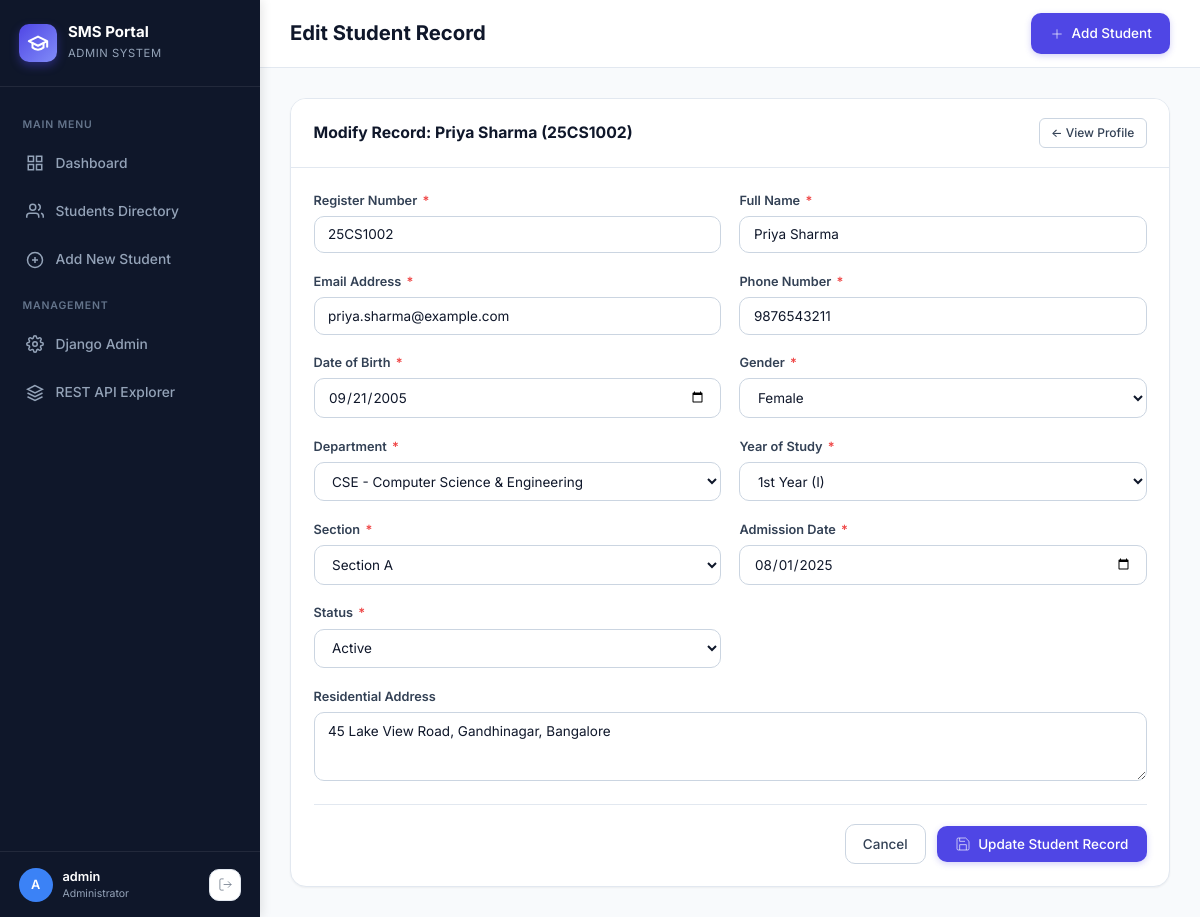
Page /students/2/edit/ (signed in) on the committed database.
### students/models.py (models this page shows, shortened)
class Student(models.Model):
    GENDER_CHOICES = [
        ('Male', 'Male'),
        ('Female', 'Female'),
        ('Other', 'Other'),
    ]
    DEPARTMENT_CHOICES = [
        ('AI&DS', 'Artificial Intelligence & Data Science'),
        ('CSE', 'Computer Science & Engineering'),
        ('IT', 'Information Technology'),
        ('ECE', 'Electronics & Communication Engineering'),
        ('EEE', 'Electrical & Electronics Engineering'),
        ('MECH', 'Mechanical Engineering'),
        ('CIVIL', 'Civil Engineering'),
    ]
    YEAR_CHOICES = [
        ('I', '1st Year (I)'),
        ('II', '2nd Year (II)'),
        ('III', '3rd Year (III)'),
        ('IV', '4th Year (IV)'),
    ]
    SECTION_CHOICES = [
        ('A', 'Section A'),
        ('B', 'Section B'),
        ('C', 'Section C'),
    ]
    STATUS_CHOICES = [
        ('Active', 'Active'),
        ('Inactive', 'Inactive'),
    ]
    register_number = models.CharField(
        max_length=20,
        unique=True,
        db_index=True,
        verbose_name="Register Number",
        help_text="Unique student registration/roll number (e.g., 25AD3018)"
    )
    name = models.CharField(
        max_length=100,
        verbose_name="Full Name"
    )
    email = models.EmailField(
        max_length=100,
        unique=True,
        verbose_name="Email Address"
    )
    phone = models.CharField(
        max_length=15,
        verbose_name="Phone Number",
        help_text="10-digit mobile number"
    )
    date_of_birth = models.DateField(
        verbose_name="Date of Birth"
    )
    gender = models.CharField(
        max_length=10,
        choices=GENDER_CHOICES,
        default='Male',
        verbose_name="Gender"
    )
    department = models.CharField(
        max_length=50,
        choices=DEPARTMENT_CHOICES,
        default='AI&DS',
        verbose_name="Department"
    )
    year = models.CharField(
        max_length=5,
        choices=YEAR_CHOICES,
        default='I',
        verbose_name="Year"
    )
    section = models.CharField(
        max_length=5,
        choices=SECTION_CHOICES,
        default='A',
        verbose_name="Section"
    )
    address = models.TextField(
        blank=True,
        null=True,
        verbose_name="Address"
    )
    admission_date = models.DateField(
        verbose_name="Admission Date",
        default=timezone.now
    )
    status = models.CharField(
        max_length=15,
        choices=STATUS_CHOICES,
        default='Active',
        verbose_name="Status"
    )
    created_at = models.DateTimeField(auto_now_add=True, verbose_name="Created At")
    updated_at = models.DateTimeField(auto_now=True, verbose_name="Updated At")
    class Meta:
        ordering = ['-created_at']
        verbose_name = 'Student'
        verbose_name_plural = 'Students'

### students/views.py (the view, shortened to what this page needs)
# urls.py: path('students/<int:pk>/edit/', views.student_edit_view, name='student_edit'),
@login_required
def student_edit_view(request, pk):
    student = get_object_or_404(Student, pk=pk)
    context = {
        'student': student,
        'departments': Student.DEPARTMENT_CHOICES,
        'years': Student.YEAR_CHOICES,
        'sections': Student.SECTION_CHOICES,
        'genders': Student.GENDER_CHOICES,
        'statuses': Student.STATUS_CHOICES,
    }
    return render(request, 'edit_student.html', context)

### templates/edit_student.html (shortened to what this page needs)
{% extends 'base.html' %}
{% block header_title %}Edit Student Record{% endblock %}
{% block content %}
<div class="card" style="max-width: 900px; margin: 0 auto;">
    <div class="card-header">
        <div class="card-title">Modify Record: {{ student.name }} ({{ student.register_number }})</div>
        <a href="{% url 'student_detail' student.pk %}" class="btn btn-secondary btn-sm">&larr; View Profile</a>
    </div>
    <div class="card-body">
        <form id="studentForm" method="POST" action="{% url 'student_edit' student.pk %}" novalidate>
            <div class="form-grid">
                <div class="form-group">
                    <label for="register_number" class="form-label">
                        Register Number <span class="required">*</span>
                    </label>
                    <input
                        type="text"
                        name="register_number"
                        id="register_number"
                        class="form-control {% if errors.register_number %}is-invalid{% endif %}"
                        value="{{ form_data.register_number|default:student.register_number }}"
                        required
                    >
                </div>
                <div class="form-group">
                    <label for="name" class="form-label">
                        Full Name <span class="required">*</span>
                    </label>
                    <input
                        type="text"
                        name="name"
                        id="name"
                        class="form-control {% if errors.name %}is-invalid{% endif %}"
                        value="{{ form_data.name|default:student.name }}"
                        required
                    >
                </div>
                <div class="form-group">
                    <label for="email" class="form-label">
                        Email Address <span class="required">*</span>
                    </label>
                    <input
                        type="email"
                        name="email"
                        id="email"
                        class="form-control {% if errors.email %}is-invalid{% endif %}"
                        value="{{ form_data.email|default:student.email }}"
                        required
                    >
                </div>
                <div class="form-group">
                    <label for="phone" class="form-label">
                        Phone Number <span class="required">*</span>
                    </label>
                    <input
                        type="tel"
                        name="phone"
                        id="phone"
                        class="form-control {% if errors.phone %}is-invalid{% endif %}"
                        value="{{ form_data.phone|default:student.phone }}"
                        required
                    >
                </div>
                <div class="form-group">
                    <label for="date_of_birth" class="form-label">
                        Date of Birth <span class="required">*</span>
                    </label>
                    <input
                        type="date"
                        name="date_of_birth"
                        id="date_of_birth"
                        class="form-control {% if errors.date_of_birth %}is-invalid{% endif %}"
                        value="{{ form_data.date_of_birth|default:student.date_of_birth|date:'Y-m-d' }}"
                        required
                    >
                </div>
                <div class="form-group">
                    <label for="gender" class="form-label">Gender <span class="required">*</span></label>
                    <select name="gender" id="gender" class="form-control" required>
                        {% for code, label in genders %}
                        <option value="{{ code }}" {% if form_data.gender == code or student.gender == code %}selected{% endif %}>{{ label }}</option>
                        {% endfor %}
                    </select>
                </div>
                <div class="form-group">
                    <label for="department" class="form-label">Department <span class="required">*</span></label>
                    <select name="department" id="department" class="form-control" required>
                        {% for code, label in departments %}
                        <option value="{{ code }}" {% if form_data.department == code or student.department == code %}selected{% endif %}>{{ code }} - {{ label }}</option>
                        {% endfor %}
                    </select>
                </div>
                <div class="form-group">
                    <label for="year" class="form-label">Year of Study <span class="required">*</span></label>
                    <select name="year" id="year" class="form-control" required>
                        {% for code, label in years %}
                        <option value="{{ code }}" {% if form_data.year == code or student.year == code %}selected{% endif %}>{{ label }}</option>
                        {% endfor %}
                    </select>
                </div>
                <div class="form-group">
                    <label for="section" class="form-label">Section <span class="required">*</span></label>
                    <select name="section" id="section" class="form-control" required>
                        {% for code, label in sections %}
                        <option value="{{ code }}" {% if form_data.section == code or student.section == code %}selected{% endif %}>{{ label }}</option>
                        {% endfor %}
                    </select>
                </div>
                <div class="form-group">
                    <label for="admission_date" class="form-label">Admission Date <span class="required">*</span></label>
                    <input
                        type="date"
                        name="admission_date"
                        id="admission_date"
                        class="form-control {% if errors.admission_date %}is-invalid{% endif %}"
                        value="{{ form_data.admission_date|default:student.admission_date|date:'Y-m-d' }}"
                        required
                    >
                </div>
                <div class="form-group">
                    <label for="status" class="form-label">Status <span class="required">*</span></label>
                    <select name="status" id="status" class="form-control" required>
                        {% for code, label in statuses %}
                        <option value="{{ code }}" {% if form_data.status == code or student.status == code %}selected{% endif %}>{{ label }}</option>
                        {% endfor %}
                    </select>
                </div>
                <div class="form-group full-width">
                    <label for="address" class="form-label">Residential Address</label>
                    <textarea
                        name="address"
                        id="address"
                        rows="3"
                        class="form-control"
                    >{{ form_data.address|default:student.address|default:'' }}</textarea>
                </div>
            </div>
            <div class="form-actions">
                <a href="{% url 'student_detail' student.pk %}" class="btn btn-secondary">Cancel</a>
                <button type="submit" class="btn btn-primary">
                    <svg viewBox="0 0 24 24" fill="none" stroke="currentColor"><path d="M19 21H5a2 2 0 0 1-2-2V5a2 2 0 0 1 2-2h11l5 5v11a2 2 0 0 1-2 2z"></path><polyline points="17 21 17 13 7 13 7 21"></polyline><polyline points="7 3 7 8 15 8"></polyline></svg>
                    <span>Update Student Record</span>
                </button>
            </div>
        </form>
    </div>
</div>
{% endblock %}

### templates/base.html (shortened to what this page needs)
<!DOCTYPE html>
<html lang="en">
<head>
    {% load static %}
    <link rel="stylesheet" href="{% static 'css/style.css' %}">
</head>
<body>
    <div class="app-container">
        <aside class="sidebar">
            <div class="sidebar-header">
                <div class="sidebar-logo">
                    <svg width="22" height="22" viewBox="0 0 24 24" fill="none" stroke="currentColor" stroke-width="2.2" stroke-linecap="round" stroke-linejoin="round">
                        <path d="M22 10v6M2 10l10-5 10 5-10 5z"></path>
                        <path d="M6 12v5c3 3 9 3 12 0v-5"></path>
                    </svg>
                </div>
                <div class="sidebar-title">
                    <h2>SMS Portal</h2>
                    <span>Admin System</span>
                </div>
            </div>
            <nav class="sidebar-nav">
                <span class="nav-section-label">Main Menu</span>
                <a href="{% url 'dashboard' %}" class="nav-link {% if request.resolver_match.url_name == 'dashboard' %}active{% endif %}">
                    <svg viewBox="0 0 24 24" fill="none" stroke="currentColor"><rect x="3" y="3" width="7" height="7"></rect><rect x="14" y="3" width="7" height="7"></rect><rect x="14" y="14" width="7" height="7"></rect><rect x="3" y="14" width="7" height="7"></rect></svg>
                    <span>Dashboard</span>
                </a>
                <a href="{% url 'student_list' %}" class="nav-link {% if request.resolver_match.url_name == 'student_list' %}active{% endif %}">
                    <svg viewBox="0 0 24 24" fill="none" stroke="currentColor"><path d="M17 21v-2a4 4 0 0 0-4-4H5a4 4 0 0 0-4 4v2"></path><circle cx="9" cy="7" r="4"></circle><path d="M23 21v-2a4 4 0 0 0-3-3.87"></path><path d="M16 3.13a4 4 0 0 1 0 7.75"></path></svg>
                    <span>Students Directory</span>
                </a>
                <a href="{% url 'student_add' %}" class="nav-link {% if request.resolver_match.url_name == 'student_add' %}active{% endif %}">
                    <svg viewBox="0 0 24 24" fill="none" stroke="currentColor"><circle cx="12" cy="12" r="10"></circle><line x1="12" y1="8" x2="12" y2="16"></line><line x1="8" y1="12" x2="16" y2="12"></line></svg>
                    <span>Add New Student</span>
                </a>
                <span class="nav-section-label">Management</span>
                <a href="/admin/" target="_blank" class="nav-link">
                    <span>Django Admin</span>
                </a>
                <a href="/api/students/" target="_blank" class="nav-link">
                    <svg viewBox="0 0 24 24" fill="none" stroke="currentColor"><polygon points="12 2 2 7 12 12 22 7 12 2"></polygon><polyline points="2 17 12 22 22 17"></polyline><polyline points="2 12 12 17 22 12"></polyline></svg>
                    <span>REST API Explorer</span>
                </a>
            </nav>
            <div class="sidebar-footer">
                <div class="user-info">
                    <div class="user-avatar">
                        {{ request.user.username|first|upper }}
                    </div>
                    <div>
                        <div class="user-name">{{ request.user.username }}</div>
                        <div class="user-role">Administrator</div>
                    </div>
                </div>
                <a href="{% url 'logout' %}" class="btn-icon" title="Log out">
                    <svg viewBox="0 0 24 24" fill="none" stroke="currentColor"><path d="M9 21H5a2 2 0 0 1-2-2V5a2 2 0 0 1 2-2h4"></path><polyline points="16 17 21 12 16 7"></polyline><line x1="21" y1="12" x2="9" y2="12"></line></svg>
                </a>
            </div>
        </aside>
        <div class="main-content">
            <header class="top-navbar">
                <div class="page-header-title">
                    <h1>{% block header_title %}Student Management System{% endblock %}</h1>
                </div>
                <div class="navbar-actions">
                    <a href="{% url 'student_add' %}" class="btn btn-primary">
                        <svg viewBox="0 0 24 24" fill="none" stroke="currentColor"><line x1="12" y1="5" x2="12" y2="19"></line><line x1="5" y1="12" x2="19" y2="12"></line></svg>
                        <span>Add Student</span>
                    </a>
                </div>
            </header>
            <main class="page-body">
                {% block content %}{% endblock %}
            </main>
        </div>
    </div>
</body>
</html>

### rows in the picture
Student: name "Priya Sharma", register_number "25CS1002", email "priya.sharma@example.com", phone "9876543211", date_of_birth "09/21/2005", gender "Female", department "CSE - Computer Science & Engineering", year "1st Year (I)", section "Section A", admission_date "08/01/2025", status "Active", address "45 Lake View Road, Gandhinagar, Bangalore"

### other values in the picture
{{ request.user.username|first|upper }} "A"
{{ request.user.username }} "admin"
